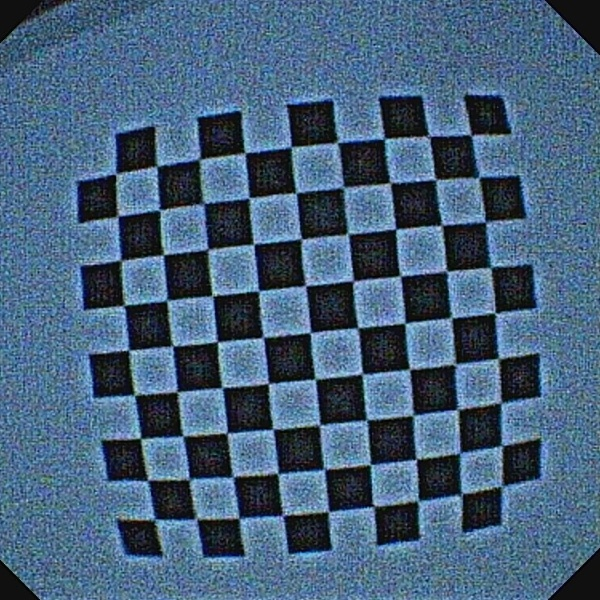
//> input picture testCUDA/1.jpg, 600 x 600 px
$ ./calibrate ../testCUDA/1.jpg ../testCUDA/1.jpg 3 3   (built with g++ and OpenCV 4)
//> lines starting //> are read from the running program, lines starting //| are printed output that depends on the picture; after the words box and inside, x2 and y2 are one past the last pixel; in counts of white or black regions, pixels touching at a corner belong together
#include <iostream>
#include <fstream>
#include <vector>
#include <string>
#include "opencv2/core.hpp"
#include "opencv2/highgui.hpp"
#include "opencv2/calib3d.hpp"
#include "opencv2/imgproc.hpp"

using namespace std;
using namespace cv;

void calibCamera(vector<string> &files, cv::Size boardSize, float squareSize,
                string imagePath,
                cv::Mat &cameraMatrix,
                cv::Mat &distCoeffs,
                std::vector<std::vector<cv::Point2f>> &imagePoints,
                cv::Size &imageSize,
                std::vector<std::vector<cv::Point3f>> &objectPoints,
                std::vector<cv::Mat> &rvecs, std::vector<cv::Mat> &tvecs
                 );

//去畸变
Point2f undistortmypoints(Point2f xyd , Mat distCoeffs, Mat cameraMatrix);

int main(int argc,char**argv)
{
    float squareSize = 1.0;
    if(argc<5)
    {
        cout<<"./calibrationCamera [leftImagePath] [rightImagePath] [width-1] [height-1]\n";
        cout<<"example: 如果你是10*6（宽10，高6）的棋盘，那么输入的就是 9 5\n";
        return -1;
    }

    if(argc == 6)
    {
        squareSize = atof(argv[5]);
    }

    cv::Size boardSize(atoi(argv[3]),atoi(argv[4]));
    cv::Size imageSize; //empty, get the data when running the calibCamera


    vector<string> leftfiles,rightfiles;
    string leftImagePath(argv[1]);
    string rightImagePath(argv[2]);
    glob(leftImagePath,leftfiles);
    glob(rightImagePath,rightfiles);


    //saver
    std::vector<std::vector<cv::Point3f>> objectPoints;
    std::vector<std::vector<cv::Point2f>> imagePointsleft;
    std::vector<std::vector<cv::Point2f>> imagePointsRight;


    //**********************************************************单目分别标定*********************************************
    //----calibrate--
    //left camera matrix
    cv::Mat cameraMatrixLeft;  //Camera intrinsic Matrix
    cv::Mat distCoeffsLeft;    //five parameters of distCoeffs，(k1,k2,p1,p2[,k3[,k4,k5,k6]])
    std::vector<cv::Mat> rvecsLeft, tvecsLeft;
    cout<<endl<<"-------------------Left Camera intrinsic Matrix--------------------\n";
    calibCamera(leftfiles,boardSize,squareSize,leftImagePath,cameraMatrixLeft,distCoeffsLeft,imagePointsleft,imageSize,objectPoints,rvecsLeft,tvecsLeft);
//> in calibCamera, image is the input picture: 600 rows x 600 cols, CV_8UC3; mean B, G, R 122.8, 96.8, 70.1
//> in calibCamera, `cvtColor(image,gray,COLOR_BGR2GRAY);`:
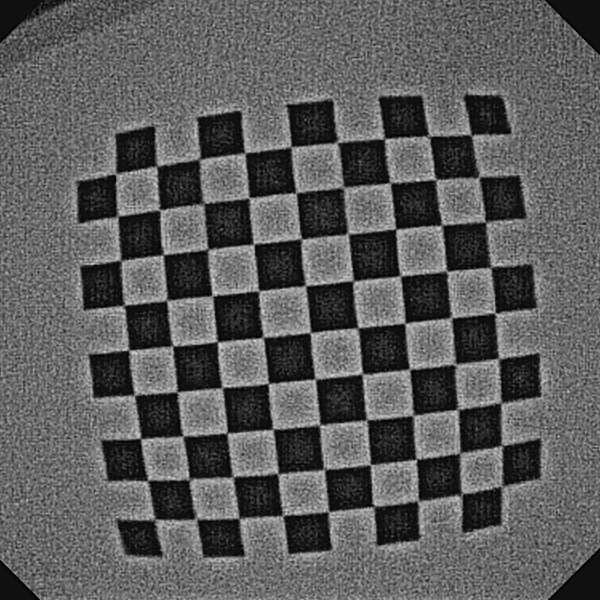
//> gray: 600 rows x 600 cols, CV_8UC1; min 0, max 222, mean 91.8
//> in calibCamera, `bool found = cv::findChessboardCorners(gray, boardSize,imageCorners);`: imageCorners = 9 Points (x, y): [309.6, 332.7], [357.2, 328.5], [404.6, 323.5], [314.9, 378.4], [361.7, 373.4], [409.5, 369.5], [319.4, 425.5], [367.7, 419.2], [412.4, 415.8]; found = true
//> in calibCamera, `cornerSubPix(gray, imageCorners, cv::Size(5, 5), cv::Size(-1, -1), ter..`: imageCorners = 9 Points (x, y): [310.1, 332.6], [357.7, 327.8], [404.9, 323.3], [315.1, 379], [362, 373.3], [409.6, 369.1], [319.6, 424.8], [366.6, 419.9], [413.1, 415.6]
//> in calibCamera, `imagePoints.push_back(imageCorners);`: imagePoints = 1 point lists
//> in calibCamera, `cv::drawChessboardCorners(image, boardSize, imageCorners, found);`:
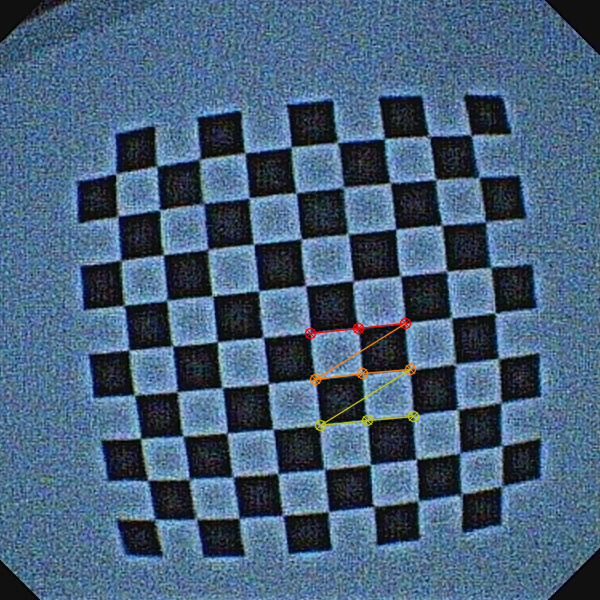
//> image: 600 rows x 600 cols, CV_8UC3; 0.6% of pixels changed, all inside (x1, y1, x2, y2) = (304, 317, 420, 432)
//| 图像尺寸:[600 x 600]
//> in calibCamera, `double rms = calibrateCamera(objectPoints, imagePoints, imageSize, cam..`: cameraMatrix = [[1569.2, 0, 299.2], [0, 1680.5, 298.3], [0, 0, 1]]; distCoeffs = [-2.77, 641.3, 0.154, -0.0213, -38129.2]; rms = 0.455
//|  RMS error=0.454673
//| K =
//| [1569.169496272313, 0, 299.2424323586677;
//|  0, 1680.457966772372, 298.2854601267391;
//|  0, 0, 1]
//| distCoeffs =
//| [-2.766185703295854, 641.3063013986124, 0.1539309746899606, -0.02133116269218918, -38129.20742797212]
//> cameraMatrixLeft has the same summary as cameraMatrix in calibCamera; distCoeffsLeft = [-2.77, 641.3, 0.154, -0.0213, -38129.2]; imagePointsleft = 1 point lists; imageSize = Size(600, 600); objectPoints = 1 item
    objectPoints.clear();
//> objectPoints = 0 items

    //right camera matrix
    cv::Mat cameraMatrixRight;  //Camera intrinsic Matrix
    cv::Mat distCoeffsRight;    //five parameters of distCoeffs，(k1,k2,p1,p2[,k3[,k4,k5,k6]])
    std::vector<cv::Mat> rvecsRight, tvecsRight;
    cout<<endl<<"-------------------Right Camera intrinsic Matrix--------------------\n";
    calibCamera(rightfiles,boardSize,squareSize,rightImagePath,cameraMatrixRight,distCoeffsRight,imagePointsRight,imageSize,objectPoints,rvecsRight,tvecsRight);
//| 图像尺寸:[600 x 600]
//|  RMS error=0.454673
//| K =
//| [1569.169496272313, 0, 299.2424323586677;
//|  0, 1680.457966772372, 298.2854601267391;
//|  0, 0, 1]
//| distCoeffs =
//| [-2.766185703295854, 641.3063013986124, 0.1539309746899606, -0.02133116269218918, -38129.20742797212]
//> cameraMatrixRight has the same summary as cameraMatrix in calibCamera; distCoeffsRight = [-2.77, 641.3, 0.154, -0.0213, -38129.2]; imagePointsRight = 1 point lists; objectPoints = 1 item


    //************************************************对重投影进行测试********************************
    //test the eqution
    /*

      s*x                     X                 X
      s*y = K * [r1 r2 r3 t]* Y = K * [r1 r2 t]*Y
       s                      0                 1
                              1

    */
    //**** 验证外参Rve 和 tve的准确性  ****
    // 默认选择 0 1，这里只选择一个点来进行测试，当然，你也可以多试几个
    int k=0,j=1;//k要小于图片的数量，j要小于棋盘纸 高X宽
    Mat Rrw,Rlw;
    cv::Rodrigues(rvecsRight[k],Rrw);
//> Rrw = [[0.1, 0.995, 0.0265], [0.899, -0.102, 0.426], [0.426, -0.019, -0.904]]
    cv::Rodrigues(rvecsLeft[k],Rlw);
//> Rlw has the same summary as Rrw

    Mat po = Mat::zeros(3,3,CV_64F);
    po.at<double>(0,0) = Rrw.at<double>(0,0);
//> po = [[0.1, 0, 0], [0, 0, 0], [0, 0, 0]]
    po.at<double>(1,0) = Rrw.at<double>(1,0);
//> po = [[0.1, 0, 0], [0.899, 0, 0], [0, 0, 0]]
    po.at<double>(2,0) = Rrw.at<double>(2,0);
//> po = [[0.1, 0, 0], [0.899, 0, 0], [0.426, 0, 0]]
    po.at<double>(0,1) = Rrw.at<double>(0,1);
//> po = [[0.1, 0.995, 0], [0.899, 0, 0], [0.426, 0, 0]]
    po.at<double>(1,1) = Rrw.at<double>(1,1);
//> po = [[0.1, 0.995, 0], [0.899, -0.102, 0], [0.426, 0, 0]]
    po.at<double>(2,1) = Rrw.at<double>(2,1);
//> po = [[0.1, 0.995, 0], [0.899, -0.102, 0], [0.426, -0.019, 0]]
    po.at<double>(0,2) = tvecsLeft[k].at<double>(0,0);
//> po = [[0.1, 0.995, 0.23], [0.899, -0.102, 0], [0.426, -0.019, 0]]
    po.at<double>(1,2) = tvecsLeft[k].at<double>(0,1);
//> po = [[0.1, 0.995, 0.23], [0.899, -0.102, 0.668], [0.426, -0.019, 0]]
    po.at<double>(2,2) = tvecsLeft[k].at<double>(0,2);
//> po = [[0.1, 0.995, 0.23], [0.899, -0.102, 0.668], [0.426, -0.019, 32.91]]

    Mat obj(3,1,CV_64F);
    obj.at<double>(0,0) =  objectPoints[k][j].x;
    obj.at<double>(1,0) =  objectPoints[k][j].y;
//> obj = [0, 1, 0]
    obj.at<double>(2,0) =  1;
//> obj = [0, 1, 1]

    Mat uv = cameraMatrixLeft*po*obj;
//> uv = [11766.1, 10763.3, 32.9]

    Point2f xyd = imagePointsleft[k][j];
//> xyd = Point(357.7, 327.8)
    //对该点进行畸变矫正
    Point2f xyp = undistortmypoints(xyd,distCoeffsLeft,cameraMatrixLeft);
//> in undistortmypoints, `double x = (xyd.x-cameraMatrix.at<double>(0,2))/cameraMatrix.at<double..`: x = 0.0372
//> in undistortmypoints, `double y = (xyd.y-cameraMatrix.at<double>(1,2))/cameraMatrix.at<double..`: y = 0.0175
//> in undistortmypoints, `double r = sqrt(x*x+y*y);`: r = 0.0412
//> in undistortmypoints, `double x_distorted = (1+distCoeffs.at<double>(0,0)*r*r+distCoeffs.at<d..`: x_distorted = 0.0372
//> in undistortmypoints, `double y_distorted = (1+distCoeffs.at<double>(0,0)*r*r+distCoeffs.at<d..`: y_distorted = 0.0178
//> in undistortmypoints, `double xp = cameraMatrix.at<double>(0,0)*x_distorted+cameraMatrix.at<d..`: xp = 357.7
//> in undistortmypoints, `double yp = cameraMatrix.at<double>(1,1)*y_distorted+cameraMatrix.at<d..`: yp = 328.2
//> xyp = Point(357.7, 328.2)

    cout<<"Test the outer parameters（请查看下面两个数据的差距，理论上是一样的）"<<endl;
    cout<<(uv/uv.at<double>(2,0)).t()<<endl; // [x y] = [x/w y/w]
//| [357.6785794733168, 327.1933422395581, 1]
    cout<<xyp<<endl;
//| [357.652, 328.229]

    /*
     * 这里需要说明一点，如果上面两个值输入的差距越小，说明重投影的误差小，那么由公式 Rrl = Rrw*Rlw.inv()计算
     * 得到的，即从第一个相机到第二个相机的变换矩阵R的准确率越高；
    */


    //****************************************************************双目标定*****************************************************
    cout<<endl<<"********************stereo calibrate running******************\n";
    Mat R, T, E, F;

    double rms = stereoCalibrate(objectPoints,
                    imagePointsleft, imagePointsRight,
                    cameraMatrixLeft, distCoeffsLeft,
                    cameraMatrixRight, distCoeffsRight,
                    imageSize, R, T, E, F,
                    CALIB_FIX_INTRINSIC,// CALIB_USE_INTRINSIC_GUESS CALIB_FIX_INTRINSIC CALIB_NINTRINSIC
                    TermCriteria(TermCriteria::COUNT+TermCriteria::EPS, 100, 1e-5) );
//> R = [[1, 0, 0], [0, 1, 0], [0, 0, 1]]; T = [4.11e-15, 4.11e-15, 6.31e-18]

    cout << "done with RMS error=" << rms << endl;

    /*
        Pl = Rlw * Pw+Tlw;
        Pr = Rrw * Pw+Trw;

        --Pr = Rrl * Pl + Trl

       so =====>
                    Rrl = Rrw * Rlw^T
                    Trl = Trw - Rrl * Tlw

    */

    //**** 验证上述公式是否成立  ****
    //--多试试几组值，如果和最后得到的R差距非常大，很可能标定失败；
    cout<<endl<<"Test the R(=Rrl)（与输出的R进行比较）:"<<endl;
    cout<<endl<<Rrw*Rlw.inv()<<endl;
//| [1, 1.734723475976807e-17, -3.469446951953614e-18;
//|  -1.734723475976807e-18, 0.9999999999999999, 5.551115123125783e-17;
//|  -3.469446951953614e-18, 0, 0.9999999999999999]

    //如果上面Rrw*Rlw.inv() 输出结果 与R输出差距较大，可以去除下列注释测试
    //如果最后标定输出的remap()图像效果很差，也可以去除下列注释看看测试结果
    //R = Rrw*Rlw.inv();                      //Rrl = Rrw * Rlw^T
    //T = tvecsRight[k] - R * tvecsLeft[k];   //Trl = Trw - Rrl * Tlw

    Mat R1, R2, P1, P2, Q;
    Rect validRoi[2];

    //************************************************双目矫正*******************************************
    stereoRectify(cameraMatrixLeft, distCoeffsLeft,
                  cameraMatrixRight, distCoeffsRight,
                  imageSize, R, T, R1, R2, P1, P2, Q,
                  CALIB_ZERO_DISPARITY, -1, imageSize, &validRoi[0], &validRoi[1]);
//> R1 = [[0.707, 0.707, 0.00109], [-0.707, 0.707, -0.00045], [-0.00109, -0.00045, 1]]; R2 has the same summary as R1; P1 = [[1680.5, 0, 296.6, 0], [0, 1680.5, 299.6, 0], [0, 0, 1, 0]]

    cout<<"R is :\n"<<R<<endl;
//| R is :
//| [1, 0, 0;
//|  0, 1, 0;
//|  0, 0, 1]
    cout<<"T is :\n"<<T<<endl;
//| T is :
//| [4.107947473232128e-15;
//|  4.10773579997612e-15;
//|  6.306363417119598e-18]
    cout<<"R1 is :\n"<<R1<<endl;
//| R1 is :
//| [0.7071245825837482, 0.7070881460509604, 0.001085550540266153;
//|  -0.7070881460509604, 0.7071252728789894, -0.000449633217629421;
//|  -0.001085550540266153, -0.000449633217629421, 0.9999993097047588]
    cout<<"R2 is :\n"<<R2<<endl;
//| R2 is :
//| [0.7071245825837482, 0.7070881460509604, 0.001085550540266153;
//|  -0.7070881460509604, 0.7071252728789894, -0.000449633217629421;
//|  -0.001085550540266153, -0.000449633217629421, 0.9999993097047588]
    cout<<"P1 is :\n"<<P1<<endl;
//| P1 is :
//| [1680.457966772372, 0, 296.5579688549042, 0;
//|  0, 1680.457966772372, 299.6218163967133, 0;
//|  0, 0, 1, 0]
    cout<<"P2 is :\n"<<P2<<endl;
    cout<<"Q is :\n"<<Q<<endl;


    //****************************************双目畸变矫正*************************
    //remap
    Mat rmap[2][2];
    initUndistortRectifyMap(cameraMatrixLeft, distCoeffsLeft, R1, P1, imageSize, CV_16SC2, rmap[0][0], rmap[0][1]);
    initUndistortRectifyMap(cameraMatrixRight, distCoeffsRight, R2, P2, imageSize, CV_16SC2, rmap[1][0], rmap[1][1]);
//> P2 = [[1680.5, 0, 296.6, 9.76e-12], [0, 1680.5, 299.6, 0], [0, 0, 1, 0]]

    for(size_t i=0;i<leftfiles.size();i++)
    {
        Mat il = imread(leftfiles[i],0),ilremap;
        Mat ir = imread(rightfiles[i],0),irremap;

        if(il.empty() || ir.empty())
            continue;

        remap(il, ilremap, rmap[0][0], rmap[0][1], INTER_LINEAR);
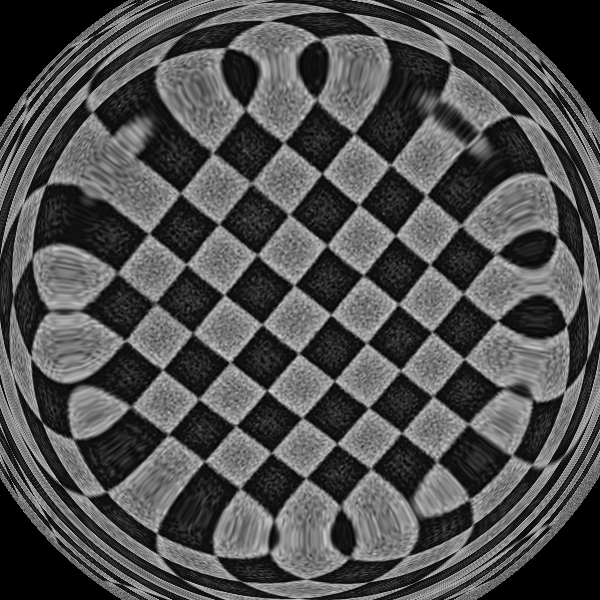
//> ilremap: 600 rows x 600 cols, CV_8UC1; min 0, max 218, mean 79.5
        remap(ir, irremap,  rmap[1][0], rmap[1][1], INTER_LINEAR);

        Mat srcAnddst(ilremap.rows,ilremap.cols + irremap.cols,ilremap.type());
        Mat submat =srcAnddst.colRange(0,ilremap.cols);
           ilremap.copyTo(submat);
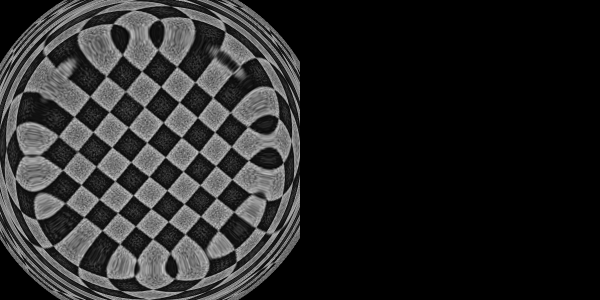
//> srcAnddst: 600 rows x 1200 cols, CV_8UC1 (shown at 1/2 size); min 0, max 218, mean 39.8
           submat = srcAnddst.colRange(ilremap.cols,ilremap.cols + irremap.cols);
//> submat: 600 rows x 600 cols, CV_8UC1; every value is 0
           irremap.copyTo(submat);
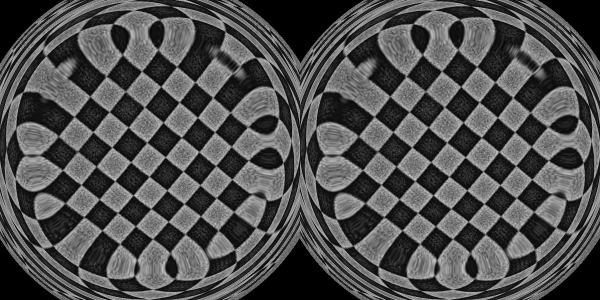
//> srcAnddst: 600 rows x 1200 cols, CV_8UC1 (shown at 1/2 size); min 0, max 218, mean 79.5

       cvtColor(srcAnddst,srcAnddst,COLOR_GRAY2BGR);
//> srcAnddst: 600 rows x 1200 cols, CV_8UC3

       //draw rectified image
        for (int i = 0; i < srcAnddst.rows;i+=16)
           line(srcAnddst, Point(0, i), Point(srcAnddst.cols, i), Scalar(0, 255, 0), 1, 8);
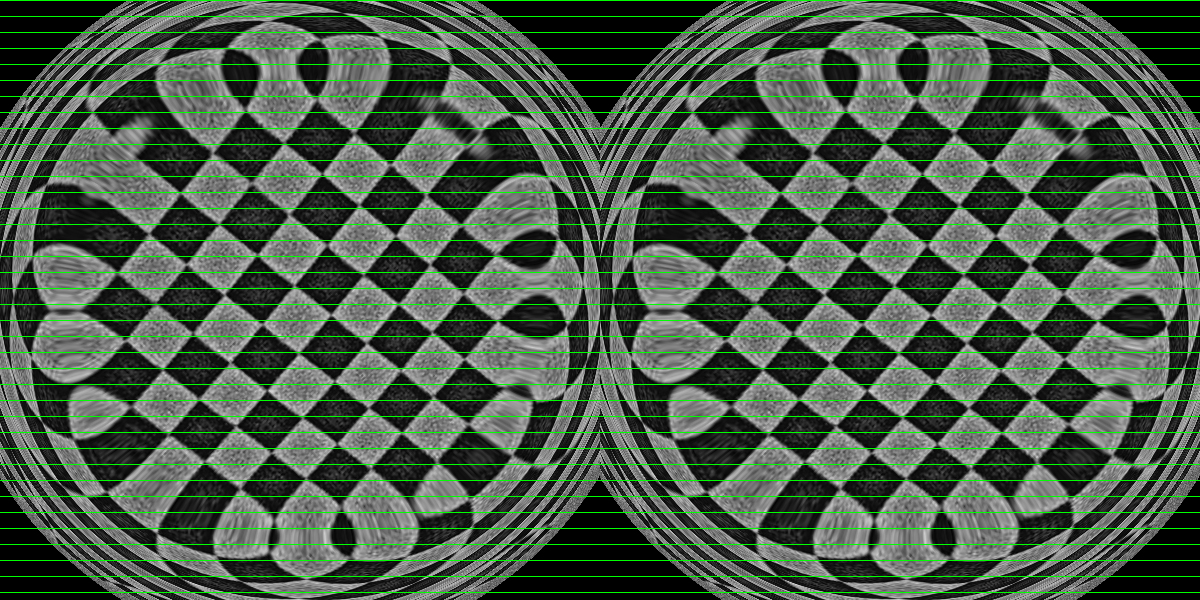
//> srcAnddst: 600 rows x 1200 cols, CV_8UC3; mean B, G, R 74.5, 90.7, 74.5

        imshow("remap",srcAnddst);
        //imshow("ir",irremap);
        waitKey(500);
    }


    //save the config parameters
    //clear the old .yaml file
    String path = "./calib.yaml";
    ofstream fs(path);
    fs.clear();
    fs << "%YAML:1.0"<<endl;
    fs << "# ------left camera Intrinsic--------"<<endl;
    fs << "Left.Camera.fx:  " << cameraMatrixLeft.at<double>(0,0)<<endl;
    fs << "Left.Camera.fy:  " << cameraMatrixLeft.at<double>(1,1)<<endl;
    fs << "Left.Camera.cx:  " << cameraMatrixLeft.at<double>(0,2)<<endl;
    fs << "Left.Camera.cy:  " << cameraMatrixLeft.at<double>(1,2)<<endl<<endl;

    fs << "# ------left camera Distortion--------"<<endl;
    fs << "Left.Camera.k1:  " << distCoeffsLeft.at<double>(0,0)<<endl;
    fs << "Left.Camera.k2:  " << distCoeffsLeft.at<double>(0,1)<<endl;
    fs << "Left.Camera.p1:  " << distCoeffsLeft.at<double>(0,2)<<endl;
    fs << "Left.Camera.p2:  " << distCoeffsLeft.at<double>(0,3)<<endl;
    fs << "Left.Camera.k3:  " << distCoeffsLeft.at<double>(0,4)<<endl<<endl;

    fs <<endl<<endl;

    fs << "# ------right camera Intrinsic--------"<<endl;
    fs << "Right.Camera.fx:  " << cameraMatrixRight.at<double>(0,0)<<endl;
    fs << "Right.Camera.fy:  " << cameraMatrixRight.at<double>(1,1)<<endl;
    fs << "Right.Camera.cx:  " << cameraMatrixRight.at<double>(0,2)<<endl;
    fs << "Right.Camera.cy:  " << cameraMatrixRight.at<double>(1,2)<<endl<<endl;

    fs << "# ------right camera Distortion--------"<<endl;
    fs << "Right.Camera.k1:  " << distCoeffsRight.at<double>(0,0)<<endl;
    fs << "Right.Camera.k2:  " << distCoeffsRight.at<double>(0,1)<<endl;
    fs << "Right.Camera.p1:  " << distCoeffsRight.at<double>(0,2)<<endl;
    fs << "Right.Camera.p2:  " << distCoeffsRight.at<double>(0,3)<<endl;
    fs << "Right.Camera.k3:  " << distCoeffsRight.at<double>(0,4)<<endl<<endl;

    fs.close();

    //R, T, R1, R2, P1, P2, Q,
    cv::FileStorage f(path,cv::FileStorage::APPEND);
    f.writeComment(" \n------camera parameters saved by yaml data--------",true);
    f<<"R"<<R;
    f<<"T"<<T;
    f<<"R1"<<R1;
    f<<"R2"<<R2;
    f<<"P1"<<P1;
    f<<"P2"<<P2;
    f<<"Q"<<Q;

    f<<"cameraMatrixLeft_M1"<<cameraMatrixLeft;
    f<<"distCoeffsLeft_D1"<<distCoeffsLeft;
    f<<"cameraMatrixRight_M2"<<cameraMatrixRight;
    f<<"distCoeffsRight_D2"<<distCoeffsRight;

    f.release();

    //查看保存的数据
    system("cat ./calib.yaml");

    return 0;
}

void calibCamera(vector<string> &files, cv::Size boardSize,
                float squareSize,
                string imagePath,
                cv::Mat &cameraMatrix,
                cv::Mat &distCoeffs,
                std::vector<std::vector<cv::Point2f>> &imagePoints,
                cv::Size &imageSize,
                std::vector<std::vector<cv::Point3f>> &objectPoints,
                std::vector<cv::Mat> &rvecs, std::vector<cv::Mat> &tvecs)
{

        //data objectCorners
    vector<Point3f> objectCorners;

    vector<Point2f> imageCorners;

        //get the Corners' position
    for (int i = 0; i < boardSize.height; i++)
    {
       for (int j = 0; j < boardSize.width; j++)
       {
          objectCorners.push_back(cv::Point3f(squareSize*i, squareSize*j, 0.0f));
       }

    }

    for(size_t i =0;i<files.size();i++)
    {
        Mat image = imread(files[i]);
        Mat gray;
        if(image.empty())
            continue;

        cvtColor(image,gray,COLOR_BGR2GRAY);
        //get Chessboard Corners
        bool found = cv::findChessboardCorners(gray, boardSize,imageCorners);

        if(found)
        {
            TermCriteria  termCriteria;
            termCriteria = TermCriteria(TermCriteria::MAX_ITER +TermCriteria::EPS,
                                                             50,    //maxCount
                                                             0.1);  //epsilon
            cornerSubPix(gray,
                         imageCorners,
                         cv::Size(5, 5), // winSize
                         cv::Size(-1, -1),
                         termCriteria); // epsilon

            imagePoints.push_back(imageCorners);
            objectPoints.push_back(objectCorners);


            cv::drawChessboardCorners(image, boardSize, imageCorners, found);
            imshow("Corners on Chessboard", image);
            waitKey(33);

        }
        imageSize = image.size();
    }

    cv::destroyAllWindows();

    cout<<"图像尺寸:"<<imageSize<<endl;

    double rms = calibrateCamera(objectPoints, // 三维点
                    imagePoints, // 图像点
                    imageSize, // 图像尺寸
                    cameraMatrix, // 输出相机矩阵
                    distCoeffs, // 输出畸变矩阵
                    rvecs, tvecs // Rs、Ts（外参）
                    );

    cout << " RMS error=" << rms << endl;


    cout<<"K = \n"<<cameraMatrix<<endl;
    cout<<"distCoeffs = \n"<<distCoeffs<<endl;
}

//去畸变
Point2f undistortmypoints(Point2f xyd , Mat distCoeffs, Mat cameraMatrix)
{
    double x = (xyd.x-cameraMatrix.at<double>(0,2))/cameraMatrix.at<double>(0,0);
    double y = (xyd.y-cameraMatrix.at<double>(1,2))/cameraMatrix.at<double>(1,1);
    double r = sqrt(x*x+y*y);

    double x_distorted = (1+distCoeffs.at<double>(0,0)*r*r+distCoeffs.at<double>(0,1)*r*r*r*r+distCoeffs.at<double>(0,4)*r*r*r*r*r*r)*x
                                     +2*distCoeffs.at<double>(0,2)*x*y+distCoeffs.at<double>(0,3)*(r*r+2*x*x);
    double y_distorted = (1+distCoeffs.at<double>(0,0)*r*r+distCoeffs.at<double>(0,1)*r*r*r*r+distCoeffs.at<double>(0,4)*r*r*r*r*r*r)*y
                                     +2*distCoeffs.at<double>(0,3)*x*y+distCoeffs.at<double>(0,2)*(r*r+2*y*y);

    double xp = cameraMatrix.at<double>(0,0)*x_distorted+cameraMatrix.at<double>(0,2);
    double yp = cameraMatrix.at<double>(1,1)*y_distorted+cameraMatrix.at<double>(1,2);
    return Point2f(xp,yp);
}
